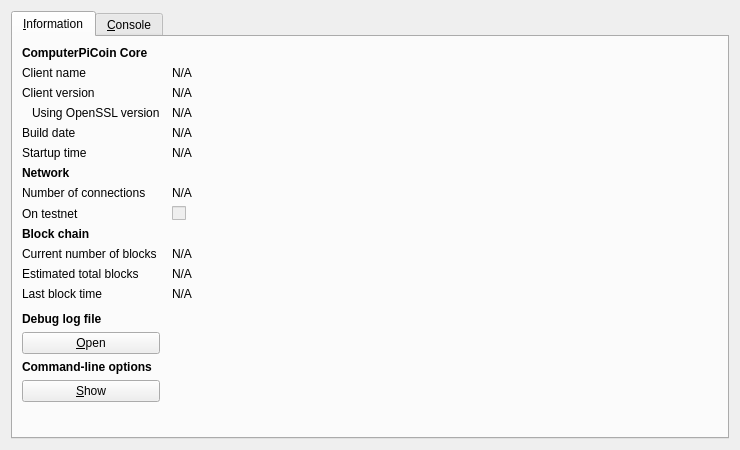
<?xml version="1.0" encoding="UTF-8"?>
<ui version="4.0">
 <class>RPCConsole</class>
 <widget class="QDialog" name="RPCConsole">
  <property name="geometry">
   <rect>
    <x>0</x>
    <y>0</y>
    <width>740</width>
    <height>450</height>
   </rect>
  </property>
  <property name="windowTitle">
   <string>ComputerPiCoin - Debug window</string>
  </property>
  <layout class="QVBoxLayout" name="verticalLayout_2">
   <item>
    <widget class="QTabWidget" name="tabWidget">
     <property name="currentIndex">
      <number>0</number>
     </property>
     <widget class="QWidget" name="tab_info">
      <attribute name="title">
       <string>&amp;Information</string>
      </attribute>
      <layout class="QGridLayout" name="gridLayout" columnstretch="0,1">
       <property name="horizontalSpacing">
        <number>12</number>
       </property>
       <item row="0" column="0">
        <widget class="QLabel" name="label_9">
         <property name="font">
          <font>
           <weight>75</weight>
           <bold>true</bold>
          </font>
         </property>
         <property name="text">
          <string>ComputerPiCoin Core</string>
         </property>
        </widget>
       </item>
       <item row="1" column="0">
        <widget class="QLabel" name="label_5">
         <property name="text">
          <string>Client name</string>
         </property>
        </widget>
       </item>
       <item row="1" column="1">
        <widget class="QLabel" name="clientName">
         <property name="cursor">
          <cursorShape>IBeamCursor</cursorShape>
         </property>
         <property name="text">
          <string>N/A</string>
         </property>
         <property name="textFormat">
          <enum>Qt::PlainText</enum>
         </property>
         <property name="textInteractionFlags">
          <set>Qt::LinksAccessibleByMouse|Qt::TextSelectableByKeyboard|Qt::TextSelectableByMouse</set>
         </property>
        </widget>
       </item>
       <item row="2" column="0">
        <widget class="QLabel" name="label_6">
         <property name="text">
          <string>Client version</string>
         </property>
        </widget>
       </item>
       <item row="2" column="1">
        <widget class="QLabel" name="clientVersion">
         <property name="cursor">
          <cursorShape>IBeamCursor</cursorShape>
         </property>
         <property name="text">
          <string>N/A</string>
         </property>
         <property name="textFormat">
          <enum>Qt::PlainText</enum>
         </property>
         <property name="textInteractionFlags">
          <set>Qt::LinksAccessibleByMouse|Qt::TextSelectableByKeyboard|Qt::TextSelectableByMouse</set>
         </property>
        </widget>
       </item>
       <item row="3" column="0">
        <widget class="QLabel" name="label_14">
         <property name="text">
          <string>Using OpenSSL version</string>
         </property>
         <property name="indent">
          <number>10</number>
         </property>
        </widget>
       </item>
       <item row="3" column="1">
        <widget class="QLabel" name="openSSLVersion">
         <property name="cursor">
          <cursorShape>IBeamCursor</cursorShape>
         </property>
         <property name="text">
          <string>N/A</string>
         </property>
         <property name="textFormat">
          <enum>Qt::PlainText</enum>
         </property>
         <property name="textInteractionFlags">
          <set>Qt::LinksAccessibleByMouse|Qt::TextSelectableByKeyboard|Qt::TextSelectableByMouse</set>
         </property>
        </widget>
       </item>
       <item row="4" column="0">
        <widget class="QLabel" name="label_12">
         <property name="text">
          <string>Build date</string>
         </property>
        </widget>
       </item>
       <item row="4" column="1">
        <widget class="QLabel" name="buildDate">
         <property name="cursor">
          <cursorShape>IBeamCursor</cursorShape>
         </property>
         <property name="text">
          <string>N/A</string>
         </property>
         <property name="textFormat">
          <enum>Qt::PlainText</enum>
         </property>
         <property name="textInteractionFlags">
          <set>Qt::LinksAccessibleByMouse|Qt::TextSelectableByKeyboard|Qt::TextSelectableByMouse</set>
         </property>
        </widget>
       </item>
       <item row="5" column="0">
        <widget class="QLabel" name="label_13">
         <property name="text">
          <string>Startup time</string>
         </property>
        </widget>
       </item>
       <item row="5" column="1">
        <widget class="QLabel" name="startupTime">
         <property name="cursor">
          <cursorShape>IBeamCursor</cursorShape>
         </property>
         <property name="text">
          <string>N/A</string>
         </property>
         <property name="textFormat">
          <enum>Qt::PlainText</enum>
         </property>
         <property name="textInteractionFlags">
          <set>Qt::LinksAccessibleByMouse|Qt::TextSelectableByKeyboard|Qt::TextSelectableByMouse</set>
         </property>
        </widget>
       </item>
       <item row="6" column="0">
        <widget class="QLabel" name="label_11">
         <property name="font">
          <font>
           <weight>75</weight>
           <bold>true</bold>
          </font>
         </property>
         <property name="text">
          <string>Network</string>
         </property>
        </widget>
       </item>
       <item row="7" column="0">
        <widget class="QLabel" name="label_7">
         <property name="text">
          <string>Number of connections</string>
         </property>
        </widget>
       </item>
       <item row="7" column="1">
        <widget class="QLabel" name="numberOfConnections">
         <property name="cursor">
          <cursorShape>IBeamCursor</cursorShape>
         </property>
         <property name="text">
          <string>N/A</string>
         </property>
         <property name="textFormat">
          <enum>Qt::PlainText</enum>
         </property>
         <property name="textInteractionFlags">
          <set>Qt::LinksAccessibleByMouse|Qt::TextSelectableByKeyboard|Qt::TextSelectableByMouse</set>
         </property>
        </widget>
       </item>
       <item row="8" column="0">
        <widget class="QLabel" name="label_8">
         <property name="text">
          <string>On testnet</string>
         </property>
        </widget>
       </item>
       <item row="8" column="1">
        <widget class="QCheckBox" name="isTestNet">
         <property name="enabled">
          <bool>false</bool>
         </property>
         <property name="text">
          <string/>
         </property>
        </widget>
       </item>
       <item row="9" column="0">
        <widget class="QLabel" name="label_10">
         <property name="font">
          <font>
           <weight>75</weight>
           <bold>true</bold>
          </font>
         </property>
         <property name="text">
          <string>Block chain</string>
         </property>
        </widget>
       </item>
       <item row="10" column="0">
        <widget class="QLabel" name="label_3">
         <property name="text">
          <string>Current number of blocks</string>
         </property>
        </widget>
       </item>
       <item row="10" column="1">
        <widget class="QLabel" name="numberOfBlocks">
         <property name="cursor">
          <cursorShape>IBeamCursor</cursorShape>
         </property>
         <property name="text">
          <string>N/A</string>
         </property>
         <property name="textFormat">
          <enum>Qt::PlainText</enum>
         </property>
         <property name="textInteractionFlags">
          <set>Qt::LinksAccessibleByMouse|Qt::TextSelectableByKeyboard|Qt::TextSelectableByMouse</set>
         </property>
        </widget>
       </item>
       <item row="11" column="0">
        <widget class="QLabel" name="label_4">
         <property name="text">
          <string>Estimated total blocks</string>
         </property>
        </widget>
       </item>
       <item row="11" column="1">
        <widget class="QLabel" name="totalBlocks">
         <property name="cursor">
          <cursorShape>IBeamCursor</cursorShape>
         </property>
         <property name="text">
          <string>N/A</string>
         </property>
         <property name="textFormat">
          <enum>Qt::PlainText</enum>
         </property>
         <property name="textInteractionFlags">
          <set>Qt::LinksAccessibleByMouse|Qt::TextSelectableByKeyboard|Qt::TextSelectableByMouse</set>
         </property>
        </widget>
       </item>
       <item row="12" column="0">
        <widget class="QLabel" name="label_2">
         <property name="text">
          <string>Last block time</string>
         </property>
        </widget>
       </item>
       <item row="12" column="1">
        <widget class="QLabel" name="lastBlockTime">
         <property name="cursor">
          <cursorShape>IBeamCursor</cursorShape>
         </property>
         <property name="text">
          <string>N/A</string>
         </property>
         <property name="textFormat">
          <enum>Qt::PlainText</enum>
         </property>
         <property name="textInteractionFlags">
          <set>Qt::LinksAccessibleByMouse|Qt::TextSelectableByKeyboard|Qt::TextSelectableByMouse</set>
         </property>
        </widget>
       </item>
       <item row="13" column="0">
        <spacer name="verticalSpacer_2">
         <property name="orientation">
          <enum>Qt::Vertical</enum>
         </property>
         <property name="sizeHint" stdset="0">
          <size>
           <width>20</width>
           <height>20</height>
          </size>
         </property>
        </spacer>
       </item>
       <item row="14" column="0">
        <widget class="QLabel" name="labelDebugLogfile">
         <property name="font">
          <font>
           <weight>75</weight>
           <bold>true</bold>
          </font>
         </property>
         <property name="text">
          <string>Debug log file</string>
         </property>
        </widget>
       </item>
       <item row="15" column="0">
        <widget class="QPushButton" name="openDebugLogfileButton">
         <property name="toolTip">
          <string>Open the ComputerPiCoin debug log file from the current data directory. This can take a few seconds for large log files.</string>
         </property>
         <property name="text">
          <string>&amp;Open</string>
         </property>
         <property name="autoDefault">
          <bool>false</bool>
         </property>
        </widget>
       </item>
       <item row="16" column="0">
        <widget class="QLabel" name="labelCLOptions">
         <property name="font">
          <font>
           <weight>75</weight>
           <bold>true</bold>
          </font>
         </property>
         <property name="text">
          <string>Command-line options</string>
         </property>
        </widget>
       </item>
       <item row="17" column="0">
        <widget class="QPushButton" name="showCLOptionsButton">
         <property name="toolTip">
          <string>Show the ComputerPiCoin-Qt help message to get a list with possible ComputerPiCoin command-line options.</string>
         </property>
         <property name="text">
          <string>&amp;Show</string>
         </property>
         <property name="autoDefault">
          <bool>false</bool>
         </property>
        </widget>
       </item>
       <item row="18" column="0">
        <spacer name="verticalSpacer">
         <property name="orientation">
          <enum>Qt::Vertical</enum>
         </property>
         <property name="sizeHint" stdset="0">
          <size>
           <width>20</width>
           <height>40</height>
          </size>
         </property>
        </spacer>
       </item>
      </layout>
     </widget>
     <widget class="QWidget" name="tab_console">
      <attribute name="title">
       <string>&amp;Console</string>
      </attribute>
      <layout class="QVBoxLayout" name="verticalLayout_3">
       <property name="spacing">
        <number>3</number>
       </property>
       <item>
        <widget class="QTextEdit" name="messagesWidget">
         <property name="minimumSize">
          <size>
           <width>0</width>
           <height>100</height>
          </size>
         </property>
         <property name="readOnly">
          <bool>true</bool>
         </property>
         <property name="tabKeyNavigation" stdset="0">
          <bool>false</bool>
         </property>
         <property name="columnCount" stdset="0">
          <number>2</number>
         </property>
        </widget>
       </item>
       <item>
        <layout class="QHBoxLayout" name="horizontalLayout">
         <property name="spacing">
          <number>3</number>
         </property>
         <item>
          <widget class="QLabel" name="label">
           <property name="text">
            <string notr="true">&gt;</string>
           </property>
          </widget>
         </item>
         <item>
          <widget class="QLineEdit" name="lineEdit"/>
         </item>
         <item>
          <widget class="QPushButton" name="clearButton">
           <property name="maximumSize">
            <size>
             <width>24</width>
             <height>24</height>
            </size>
           </property>
           <property name="toolTip">
            <string>Clear console</string>
           </property>
           <property name="text">
            <string/>
           </property>
           <property name="icon">
            <iconset resource="../bitcoin.qrc">
             <normaloff>:/icons/remove</normaloff>:/icons/remove</iconset>
           </property>
           <property name="shortcut">
            <string notr="true">Ctrl+L</string>
           </property>
           <property name="autoDefault">
            <bool>false</bool>
           </property>
          </widget>
         </item>
        </layout>
       </item>
      </layout>
     </widget>
    </widget>
   </item>
  </layout>
 </widget>
 <resources>
  <include location="../bitcoin.qrc"/>
 </resources>
 <connections/>
</ui>
